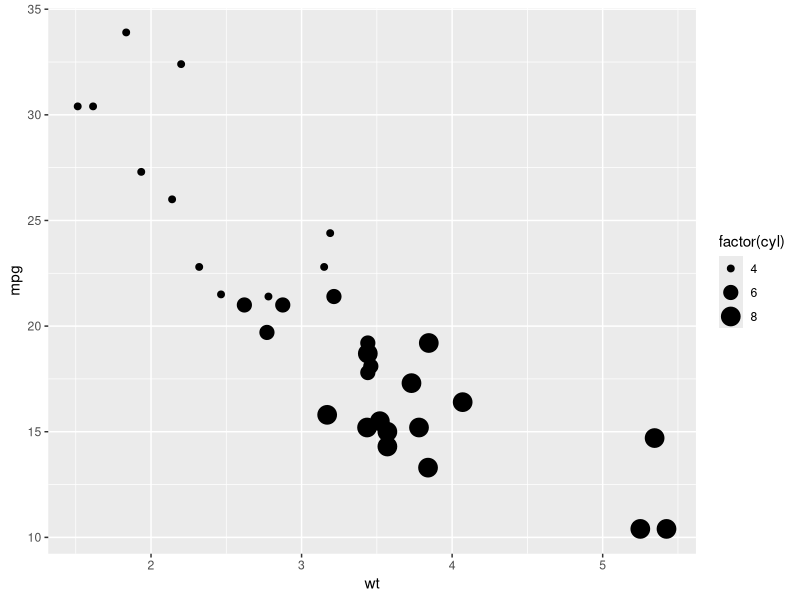

This figure's R source:
library(ggplot2)

df <- mtcars

print(head(df))

#DATA & AESTHETICS Layer
pl <- ggplot(data=df, aes(x=wt, y=mpg))

#Geometry layer
#Adding the data & AESTHETICS layer to geom layer
print(pl + geom_point(aes(size=factor(cyl))))